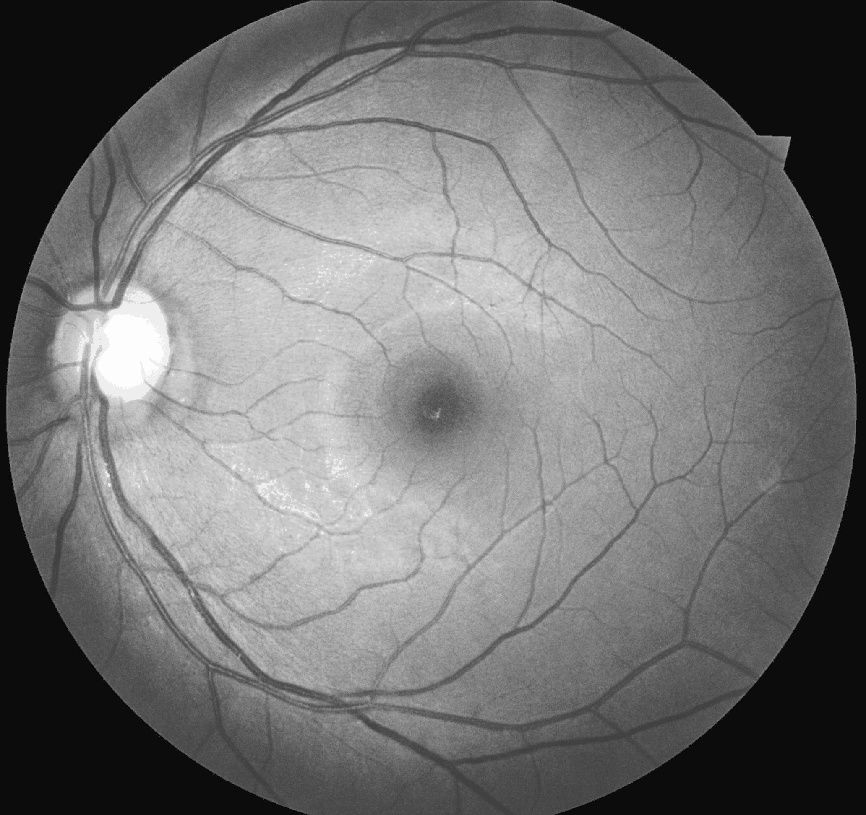
#> input picture histnormresult_big1.png, 866 x 815 px, shrunk from 2064 x 1944 before the run
$ python hybrid_grayscale_model.py
#> lines starting #> are read from the running program, lines starting #| are printed output that depends on the picture; after the words box and inside, x2 and y2 are one past the last pixel; in counts of white or black regions, pixels touching at a corner belong together; long printed decimals are rounded
import cv2
import numpy as np
import scipy.signal
import matplotlib.pyplot as plt

img = cv2.imread('histnormresult_big1.png', 0)
#> img is the input picture: shape (815, 866); min 0, max 255, mean 114

kernel = np.array([[0,0,-1,0,0],[0,0,-2,0,0],[-1,-2,0,2,1],[0,0,2,0,0],[0,0,1,0,0]])

import scipy.signal

edges = scipy.signal.convolve2d(img, kernel, 'valid')
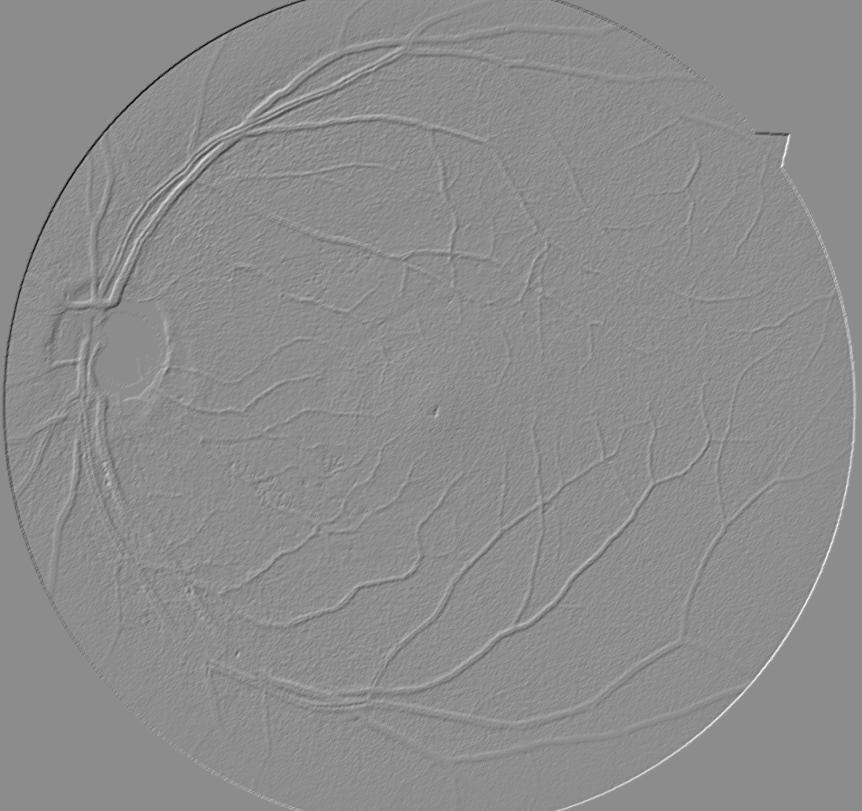
#> edges: shape (811, 862) int64; min -785, max 635, mean 0; drawn with min black and max white


plt.imshow(edges, cmap = 'gray')
plt.show()

uR = np.mean(edges)
#> uR = 0.043
sdR = np.std(edges)
#> sdR = 47.27
alpha = 1.5
T = uR + alpha * sdR
#> T = 70.95
print(T)
#| 70.947


cp = edges.copy()

for i in range(len(cp)):
    for j in range(len(cp[i])):
        if cp[i][j] >= 2*T:
        	#test with T and 2*T
            cp[i][j] = 255
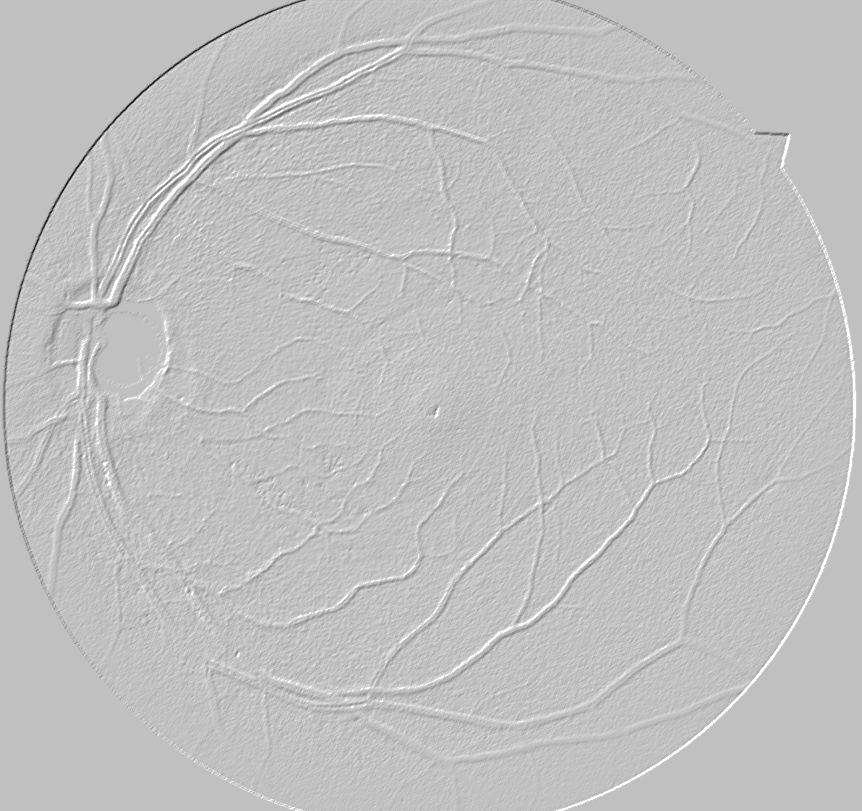
#> cp: shape (811, 862) int64; 0.74% of pixels changed, all inside (x1, y1, x2, y2) = (34, 36, 856, 811); drawn with min black and max white

plt.subplot(1,2,1)
plt.title('Original Image')
plt.imshow(img, cmap  = 'gray')
plt.subplot(1,2,2)
plt.title('Hybrid Gray scale model')
plt.imshow(cp, cmap = 'gray')
plt.show()
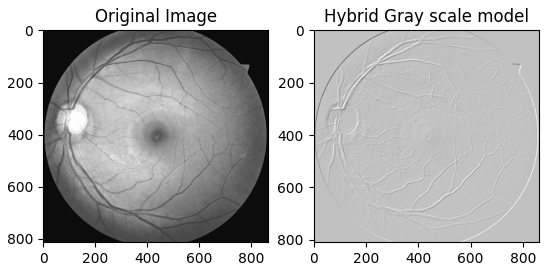
#> figure drawn by matplotlib, 2 panels

kernel1 = np.array([[4,3,2,1,-2,-5,-6,-5,-2,1,2,3,4],[4,3,2,1,-2,-5,-6,-5,-2,1,2,3,4],[4,3,2,1,-2,-5,-6,-5,-2,1,2,3,4],[4,3,2,1,-2,-5,-6,-5,-2,1,2,3,4],[4,3,2,1,-2,-5,-6,-5,-2,1,2,3,4]])
edges = scipy.signal.convolve2d(img, kernel1, 'valid')
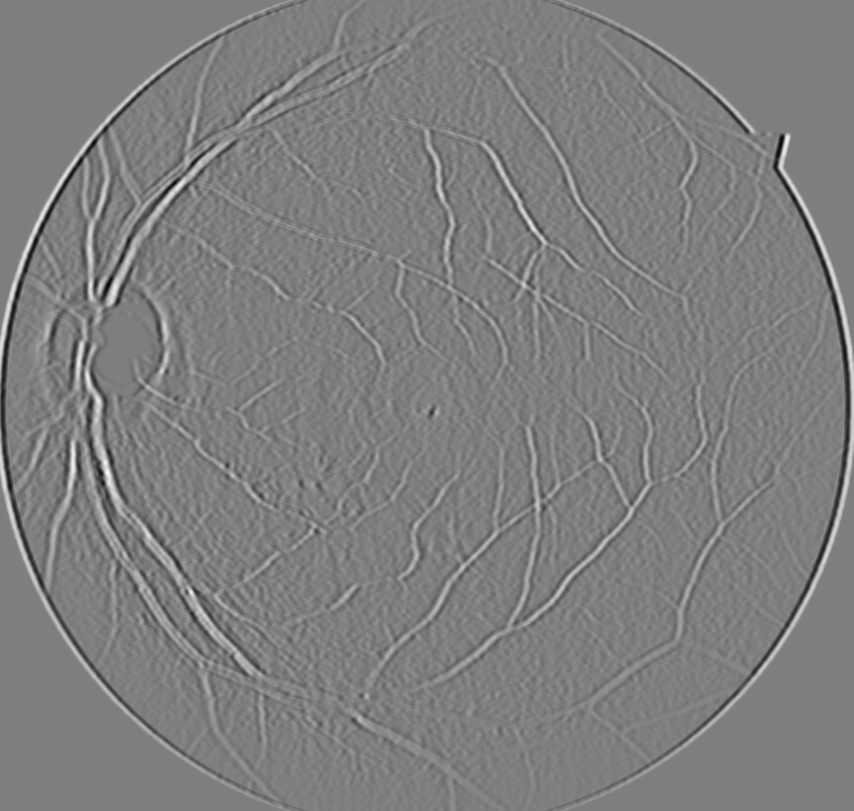
#> edges: shape (811, 854) int64; min -6518, max 6572, mean -3.3; drawn with min black and max white


plt.imshow(edges, cmap = 'gray')
plt.show()

uR = np.mean(edges)
#> uR = -3.32
sdR = np.std(edges)
#> sdR = 777.5
alpha = 1.5
T = uR + alpha * sdR
#> T = 1163
print(T)
#| 1162.969


cp = edges.copy()

for i in range(len(cp)):
    for j in range(len(cp[i])):
        if cp[i][j] >= T:
        	#test with T and 2*T
            cp[i][j] = 255
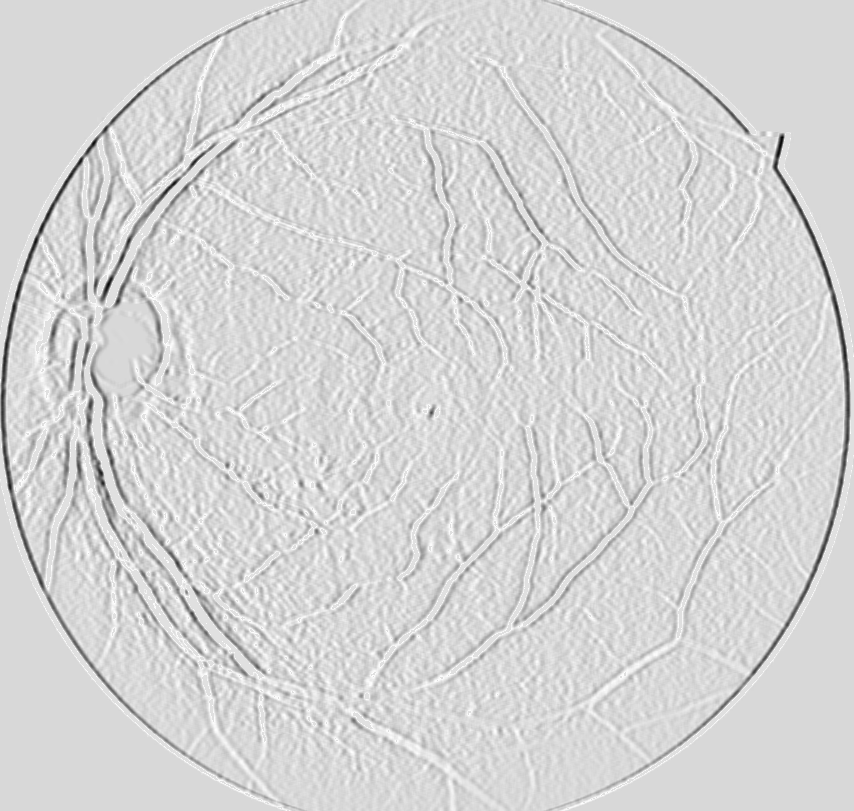
#> cp: shape (811, 854) int64; 4.28% of pixels changed, all inside (x1, y1, x2, y2) = (0, 0, 854, 811); drawn with min black and max white

plt.subplot(1,2,1)
plt.title('Original Image')
plt.imshow(img, cmap  = 'gray')
plt.subplot(1,2,2)
plt.title('Hybrid Gray scale model')
plt.imshow(cp, cmap = 'gray')
plt.show()
